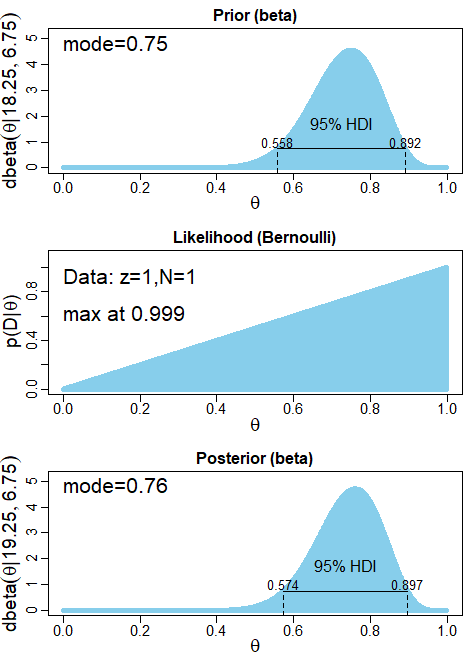

Recreate this plot in R.
# source("DBDA2E-utilities.R")  # Load definitions of graphics functions etc.
source("BernBeta.R")          # Load the definition of the BernBeta function

# Specify the prior:
t = 0.75             # Specify the prior MODE.
n = 25               # Specify the effective prior sample size.
a = t*(n-2) + 1      # Convert to beta shape parameter a.
b = (1-t)*(n-2) + 1  # Convert to beta shape parameter b.

Prior = c(a,b)       # Specify Prior as vector with the two shape parameters.

# Specify the data:
N = 1                         # The total number of flips.
z = 1                         # The number of heads.
Data = c(rep(0,N-z),rep(1,z))  # Convert N and z into vector of 0's and 1's.

openGraph(width=5,height=7)
posterior = BernBeta( priorBetaAB=Prior, Data=Data , plotType="Bars" , 
                      showCentTend="Mode" , showHDI=TRUE , showpD=FALSE )
saveGraph(file="BernBetaExample",type="png")



beta(2,4)

# Exercise 6.1A:
openGraph(width=5,height=7)
postA = BernBeta( priorBetaAB=c(3,3) , Data=c(1) )

# Exercise 6.1B:
# openGraph(width=5,height=7)
postB = BernBeta( priorBetaAB=postA , Data=c(0) )

# Exercise 6.1C:
# openGraph(width=5,height=7)
postC = BernBeta( priorBetaAB=postB , Data=c(1) )
